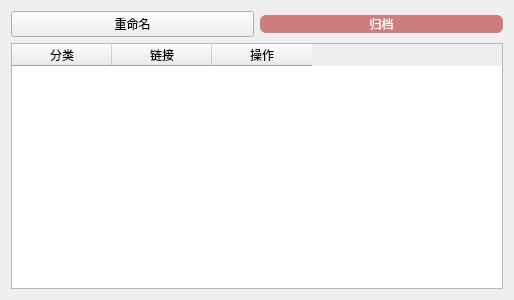
<?xml version="1.0" encoding="UTF-8"?>
<ui version="4.0">
 <class>Frame</class>
 <widget class="QFrame" name="Frame">
  <property name="geometry">
   <rect>
    <x>0</x>
    <y>0</y>
    <width>514</width>
    <height>300</height>
   </rect>
  </property>
  <property name="windowTitle">
   <string>Frame</string>
  </property>
  <layout class="QVBoxLayout" name="verticalLayout">
   <item>
    <layout class="QHBoxLayout" name="horizontalLayout">
     <item>
      <widget class="QPushButton" name="pushButton">
       <property name="text">
        <string>重命名</string>
       </property>
      </widget>
     </item>
     <item>
      <widget class="QPushButton" name="pushButton_2">
       <property name="styleSheet">
        <string notr="true">QPushButton {
	color: white;
	background-color: rgb(205, 125, 124);
    border-radius: 6px;
}</string>
       </property>
       <property name="text">
        <string>归档</string>
       </property>
      </widget>
     </item>
    </layout>
   </item>
   <item>
    <widget class="AccessibleTableWidget" name="tableWidget">
     <property name="sizePolicy">
      <sizepolicy hsizetype="Minimum" vsizetype="Expanding">
       <horstretch>0</horstretch>
       <verstretch>0</verstretch>
      </sizepolicy>
     </property>
     <property name="mouseTracking">
      <bool>true</bool>
     </property>
     <property name="tabletTracking">
      <bool>false</bool>
     </property>
     <property name="styleSheet">
      <string notr="true">QTableWidget::item:selected {	
     background-color: #6666ffff;
}</string>
     </property>
     <property name="editTriggers">
      <set>QAbstractItemView::EditKeyPressed</set>
     </property>
     <property name="dragEnabled">
      <bool>true</bool>
     </property>
     <property name="dragDropMode">
      <enum>QAbstractItemView::DragDrop</enum>
     </property>
     <property name="defaultDropAction">
      <enum>Qt::CopyAction</enum>
     </property>
     <property name="alternatingRowColors">
      <bool>true</bool>
     </property>
     <property name="verticalScrollMode">
      <enum>QAbstractItemView::ScrollPerItem</enum>
     </property>
     <property name="horizontalScrollMode">
      <enum>QAbstractItemView::ScrollPerPixel</enum>
     </property>
     <property name="sortingEnabled">
      <bool>true</bool>
     </property>
     <property name="columnCount">
      <number>3</number>
     </property>
     <column>
      <property name="text">
       <string>分类</string>
      </property>
     </column>
     <column>
      <property name="text">
       <string>链接</string>
      </property>
     </column>
     <column>
      <property name="text">
       <string>操作</string>
      </property>
     </column>
    </widget>
   </item>
  </layout>
 </widget>
 <customwidgets>
  <customwidget>
   <class>AccessibleTableWidget</class>
   <extends>QTableWidget</extends>
   <header>mywidgets.h</header>
  </customwidget>
 </customwidgets>
 <resources/>
 <connections>
  <connection>
   <sender>pushButton</sender>
   <signal>clicked()</signal>
   <receiver>Frame</receiver>
   <slot>rename_tab()</slot>
   <hints>
    <hint type="sourcelabel">
     <x>66</x>
     <y>29</y>
    </hint>
    <hint type="destinationlabel">
     <x>10</x>
     <y>50</y>
    </hint>
   </hints>
  </connection>
  <connection>
   <sender>pushButton_2</sender>
   <signal>clicked()</signal>
   <receiver>Frame</receiver>
   <slot>archive_tab()</slot>
   <hints>
    <hint type="sourcelabel">
     <x>306</x>
     <y>27</y>
    </hint>
    <hint type="destinationlabel">
     <x>280</x>
     <y>43</y>
    </hint>
   </hints>
  </connection>
 </connections>
 <slots>
  <slot>rename_tab()</slot>
  <slot>archive_tab()</slot>
 </slots>
</ui>
